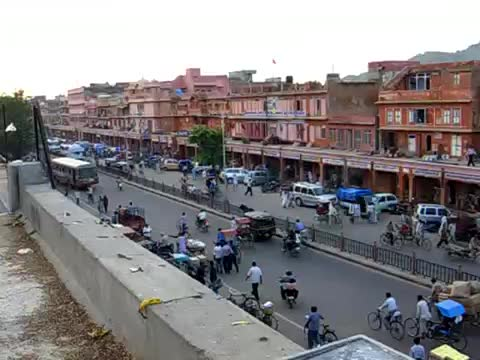
#> input picture Projects/project5_VideoStitching/mp5/images/input/frames/f0001.jpg, 480 x 360 px, given in place of f0270.jpg, which was not available; the run also reads 1 picture not shown here
$ jupyter execute --allow-errors Project_5_starter.ipynb   (shell and % lines are left out)   (text cells are left out)
#> lines starting #> are read from the running program, lines starting #| are printed output that depends on the picture; long printed decimals are rounded; pictures that were not available may be replaced by others from this repository, and a replacement may not be noted
#> further down, im1 is the input picture: shape (360, 480, 3); mean B, G, R 133.6, 131.7, 134.9
[cell 1]
from google.colab import drive
drive.mount('/content/drive')

[cell 2]
# modify to where you store your project data including utils
datadir = "./"

utilfn = datadir + "utils.py"
imagesfn = datadir + "images"

[cell 3]
# downgrade OpenCV a bit to use SIFT

import ffmpeg
import cv2
import numpy as np
import os
from numpy.linalg import svd, inv
import utils
from matplotlib import pyplot as plt

[cell 4]
def score_projection(pt1, pt2):
  '''
  Score corresponding to the number of inliers for RANSAC
  Input: pt1 and pt2 are 2xN arrays of N points such that pt1[:, i] and pt2[:,i] should be close in Euclidean distance if they are inliers
  Outputs: score (scalar count of inliers) and inliers (1xN logical array)
  '''

  # TO DO
  threshold = 5
  distances = np.sqrt(np.sum((pt1 - pt2)**2, axis=0))

  inliers = distances < threshold

  score = np.sum(inliers)

  return score, inliers


def auto_homography(Ia,Ib, homography_func=None,normalization_func=None):
    '''
    Computes a homography that maps points from Ia to Ib

    Input: Ia and Ib are images
    Output: H is the homography

    '''
    if Ia.dtype == 'float32' and Ib.dtype == 'float32':
        Ia = (Ia*255).astype(np.uint8)
        Ib = (Ib*255).astype(np.uint8)

    Ia_gray = cv2.cvtColor(Ia,cv2.COLOR_BGR2GRAY)
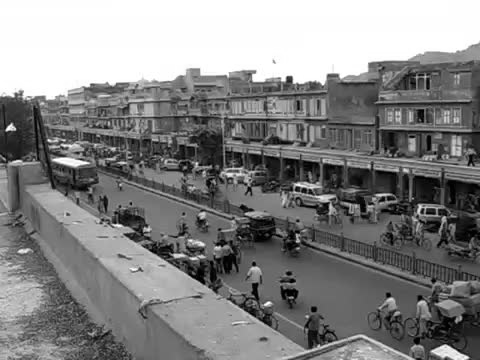
#> Ia_gray: shape (360, 480); min 0, max 255, mean 132.8
    Ib_gray = cv2.cvtColor(Ib,cv2.COLOR_BGR2GRAY)

    # Initiate SIFT detector
    sift = cv2.xfeatures2d.SIFT_create()

    # find the keypoints and descriptors with SIFT
    kp_a, des_a = sift.detectAndCompute(Ia_gray,None)
#> kp_a = 2268 keypoints; strongest (x, y, size): (10, 128, 5.1), (289, 79, 4.5), (268, 304, 3.5), (304, 190, 3.5)
    kp_b, des_b = sift.detectAndCompute(Ib_gray,None)
#> kp_b has the same summary as kp_a

    # BFMatcher with default params
    bf = cv2.BFMatcher()
    matches = bf.knnMatch(des_a,des_b, k=2)
#> matches = 2268 matches

    # Apply ratio test
    good = []
    for m,n in matches:
        if m.distance < 0.75*n.distance:
            good.append(m)
#> after the loop, good = 2268 matches

    numMatches = int(len(good))
#> numMatches = 2268

    matches = good

    # Xa and Xb are 3xN matrices that contain homogeneous coordinates for the N
    # matching points for each image
    Xa = np.ones((3,numMatches))
    Xb = np.ones((3,numMatches))

    for idx, match_i in enumerate(matches):
        Xa[:,idx][0:2] = kp_a[match_i.queryIdx].pt
        Xb[:,idx][0:2] = kp_b[match_i.trainIdx].pt

    ## RANSAC
    niter = 1000
    best_score = 0
    n_to_sample = 4 # Put the correct number of points here

    for t in range(niter):
        # estimate homography
        subset = np.random.choice(numMatches, n_to_sample, replace=False)
        pts1 = Xa[:,subset]
        pts2 = Xb[:,subset]

        H_t = homography_func(pts1, pts2, normalization_func) # edit helper code below (computeHomography)


        # score homography
        Xb_ = np.dot(H_t, Xa) # project points from first image to second using H

        score_t, inliers_t = score_projection(Xb[:2,:]/Xb[2,:], Xb_[:2,:]/Xb_[2,:])

        if score_t > best_score:
            best_score = score_t
            H = H_t
            in_idx = inliers_t
#> this loop made 1000 passes
#> (subset, best_score) on pass 1: ([379, 1496, 1474, 124], 2268)
#> subset on passes 2 to 7: [525, 1888, 2040, 1641], [1047, 1897, 1670, 438], [2025, 1395, 2043, 1364], [166, 651, 682, 1332], [2154, 1318, 112, 1975], [1473, 40, 934, 1699]
#> after the loop, best_score = 2268

    print('best score: {:02f}'.format(best_score))
#| best score: 2268.000

    # Optionally, you may want to re-estimate H based on inliers

    return H

[cell 5]
def computeHomography(pts1, pts2, normalization_func=None):
    '''
    Compute homography that maps from pts1 to pts2 using SVD. Normalization is optional.

    Input: pts1 and pts2 are 3xN matrices for N points in homogeneous
    coordinates.

    Output: H is a 3x3 matrix, such that pts2~=H*pts1
    '''
    # TO DO

    if normalization_func is not None:
        pts1, T1 = normalization_func(pts1)
        pts2, T2 = normalization_func(pts2)

    A = []

    for i in range(pts1.shape[1]):
        x1, y1 = pts1[0, i], pts1[1, i]
        x2, y2 = pts2[0, i], pts2[1, i]
        A.append([x1, y1, 1, 0, 0, 0, -x2*x1, -x2*y1, -x2])
        A.append([0, 0, 0, x1, y1, 1, -y2*x1, -y2*y1, -y2])

    A = np.array(A)
    _, _, V = np.linalg.svd(A)
    H = V[-1].reshape(3, 3)

    if normalization_func is not None:
        H = np.dot(np.linalg.inv(T2), np.dot(H, T1))

    return H / H[-1, -1]

[cell 6]
import cv2
import numpy as np
import matplotlib.pyplot as plt

# images location
im1 = './images/input/frames/f0270.jpg'
im2 = './images/input/frames/f0450.jpg'

# Load an color image in grayscale
im1 = cv2.imread(im1)
im2 = cv2.imread(im2)

H = auto_homography(im1, im2, computeHomography)
#> H = [[1, -1.52e-13, 4.58e-11], [-5.19e-14, 1, 2.55e-11], [-1.52e-16, -3.14e-16, 1]]
print(H / H.max())
#| [[ 1.00000000e+00 -1.51954911e-13  4.58315408e-11]
#|  [-5.18507951e-14  1.00000000e+00  2.54994583e-11]
#|  [-1.52216187e-16 -3.13954962e-16  1.00000000e+00]]

# plot the frames here
box_pts = np.array([[300, 400, 400, 300, 300], [100, 100, 200, 200, 100], [1, 1, 1, 1, 1]])
plt.figure()
plt.imshow(im1[:, :, [2, 1, 0]])
plt.plot(box_pts[0, :], box_pts[1, :], 'r-')

# TO DO: project points into im2 and display the projected lines on im2
box_pts_proj = np.dot(H, box_pts)
#> box_pts_proj = [[300, 400, 400, 300, 300], [100, 100, 200, 200, 100], [1, 1, 1, 1, 1]]
box_pts_proj /= box_pts_proj[2, :]

plt.figure()
plt.imshow(im2[:, :, [2, 1, 0]])
plt.plot(box_pts_proj[0, :], box_pts_proj[1, :], 'r-')
plt.show()
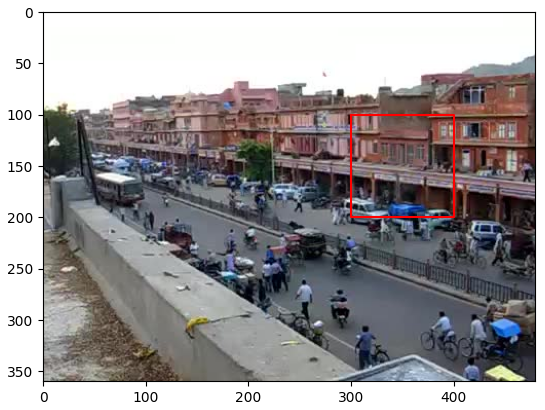
#> figure drawn by matplotlib, 1 panel

[cell 7]
projectedWidth = 1600
projectedHeight = 500
Tr = np.array([[1, 0, 660], [0, 1, 120], [0, 0, 1]], dtype=np.float32)

# TO DO: warp and blend the two images
im1_warped = cv2.warpPerspective(im1, np.dot(Tr, H), (projectedWidth, projectedHeight))
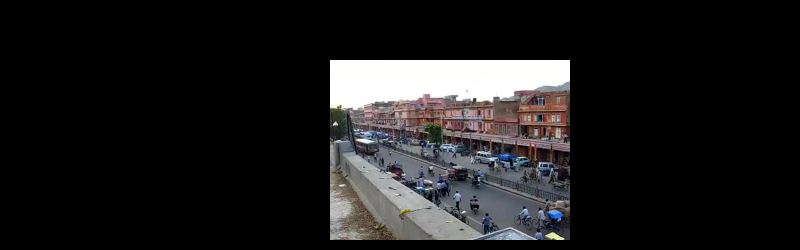
#> im1_warped: shape (500, 1600, 3) (shown at 1/2 size); mean B, G, R 28.9, 28.4, 29.1

im2_warped = cv2.warpPerspective(im2, Tr, (projectedWidth, projectedHeight))

blended_image = np.where(im1_warped != 0, im1_warped, im2_warped)

plt.figure()
plt.imshow(blended_image[:, :, [2, 1, 0]])
plt.show()

[cell 8]
key_frames_idx = np.array([90, 270, 450, 630, 810])-1

frames = np.zeros((len(key_frames_idx), im1.shape[0], im1.shape[1], im1.shape[2]), dtype='uint8')
#> (the rest of this cell did not finish here and is left out)

[cell 9]
# read all the images
import os
dir_frames = 'images/input/frames'
#> dir_frames = 'images/input/frames'
filenames = []
filesinfo = os.scandir(dir_frames)

filenames = [f.path for f in filesinfo if f.name.endswith(".jpg")]
#> filenames = 4 items
filenames.sort(key=lambda f: int(''.join(filter(str.isdigit, f))))

frameCount = len(filenames)
#> frameCount = 4
frameHeight, frameWidth, frameChannels = cv2.imread(filenames[0]).shape
#> frameHeight = 360; frameWidth = 480; frameChannels = 3
frames = np.zeros((frameCount, frameHeight, frameWidth, frameChannels),dtype='uint8')

for idx, file_i in enumerate(filenames):
  frames[idx] = cv2.imread(file_i)

[cell 10]
# TO DO part 3 solution

# create your video (see tips)
# Part 3 solution
projectedWidth = 2000
#> projectedWidth = 2000
projectedHeight = 800

Tr = np.array([[1, 0, 700], [0, 1, 150], [0, 0, 1]], dtype=np.float32)

key_frames_idx = np.array([90, 270, 450, 630, 810]) - 1
#> (the rest of this cell did not finish here and is left out)

#> (a cell that did not finish here is left out)

[cell 12]
# TO DO part 4
# Read all the transformed frames
transformed_frames_dir = "images/output/frames"
transformed_filenames = []
transformed_filesinfo = os.scandir(transformed_frames_dir)

transformed_filenames = [f.path for f in transformed_filesinfo if f.name.endswith(".jpg")]
transformed_filenames.sort(key=lambda f: int(''.join(filter(str.isdigit, f))))

transformed_frameCount = len(transformed_filenames)
transformed_frameHeight, transformed_frameWidth, _ = cv2.imread(transformed_filenames[0]).shape
#> transformed_frameHeight = 360; transformed_frameWidth = 480
transformed_frames = np.zeros((transformed_frameCount, transformed_frameHeight, transformed_frameWidth, 3), dtype='uint8')

for idx, file_i in enumerate(transformed_filenames):
    if idx < transformed_frameCount:
        transformed_frames[idx] = cv2.imread(file_i)


background_panorama = np.zeros((transformed_frameHeight, transformed_frameWidth, 3), dtype='uint8')
#> background_panorama: shape (360, 480, 3); every value is 0

# data = transformed_frames[:, :, :, 0] * 256 * 256 + transformed_frames[:, :, :, 1] * 256 + transformed_frames[:, :, :, 2]
#> (the rest of this cell did not finish here and is left out)

[cell 13]
# TO DO part
output_dir = "images/output/bg_frames"
if not os.path.exists(output_dir):
    os.makedirs(output_dir)

video_frameHeight, video_frameWidth, _ = cv2.imread("./images/input/frames/f0270.jpg").shape
#> video_frameHeight = 360; video_frameWidth = 480

#> (the rest of this cell did not finish here and is left out)

[cell 14]
# TO DO part 6
output_dir = "images/output/fg_frames"
if not os.path.exists(output_dir):
    os.makedirs(output_dir)

#> (the rest of this cell did not finish here and is left out)

[cell 15]
# TO DO part
output_dir = "images/output/wide_bg_frames"
if not os.path.exists(output_dir):
    os.makedirs(output_dir)

video_frameHeight, video_frameWidth, _ = cv2.imread("./images/input/frames/f0270.jpg").shape
video_frameWidth *= 2
#> video_frameWidth = 960

#> (the rest of this cell did not finish here and is left out)
